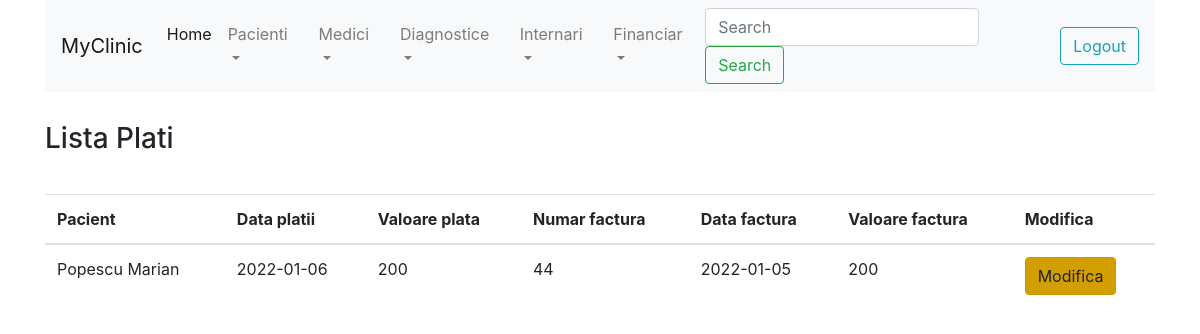
Page /lista_plati.php (signed in) on the committed database.
### tables this page shows
CREATE TABLE `plati` (
  `plata_id` int(11) NOT NULL AUTO_INCREMENT,
  `factura_id` int(11) NOT NULL,
  `Data` date NOT NULL,
  `Valoare` decimal(10,0) NOT NULL,
  PRIMARY KEY (`plata_id`),
  KEY `plati_FK` (`factura_id`),
  CONSTRAINT `plati_FK` FOREIGN KEY (`factura_id`) REFERENCES `facturi` (`factura_id`)
);

CREATE TABLE `pacienti` (
  `pacient_id` smallint(6) NOT NULL AUTO_INCREMENT,
  `Nume` varchar(100) NOT NULL,
  `Prenume` varchar(100) NOT NULL,
  `CNP` varchar(15) NOT NULL,
  `Adresa` varchar(200) DEFAULT NULL,
  PRIMARY KEY (`pacient_id`)
);

CREATE TABLE `facturi` (
  `factura_id` int(11) NOT NULL AUTO_INCREMENT,
  `pacient_id` smallint(6) NOT NULL,
  `Numar` varchar(100) NOT NULL,
  `Data` date NOT NULL,
  `Detalii` varchar(200) NOT NULL,
  `Valoare` decimal(10,0) NOT NULL,
  PRIMARY KEY (`factura_id`),
  KEY `facturi_FK` (`pacient_id`),
  CONSTRAINT `facturi_FK` FOREIGN KEY (`pacient_id`) REFERENCES `pacienti` (`pacient_id`)
);

### include/db_financiar.php (called while the page is built, shortened)
<?php
function list_plati ($conn) {
    $sql = "SELECT p.*, f.Numar as NumarFactura, f.Data as DataFactura, f.Valoare as ValoareFactura,
    c.Nume, c.Prenume
    FROM plati p JOIN facturi f ON p.factura_id = f.factura_id
    join pacienti c on f.pacient_id = c.pacient_id";
    $result = $conn->query($sql);
    return $result;
}
?>

### lista_plati.php (the view, shortened to what this page needs)
<?php
include 'include/db_connect.php';
include 'include/db_financiar.php';
include 'include/header.php';
include 'include/menu.php';
check_session(); ?>
<div class="col-xs-12" style="height:30px;"></div>
<h3>Lista Plati</h3>
<div class="col-xs-12" style="height:30px;"></div>
<table class="table table-hover">
    <thead>
        <tr>
            <th scope="col">Pacient</th>
            <th scope="col">Data platii</th>
            <th scope="col">Valoare plata</th>
            <th scope="col">Numar factura</th>
            <th scope="col">Data factura</th>
            <th scope="col">Valoare factura</th>
            <th scope="col">Modifica</th>
        </tr>
    </thead>
    <tbody>
    <?php
        $ret = list_plati($conn);
        $numar_facturi = $ret->num_rows;
        for ($i = 0; $i < $numar_facturi; $i++) {
            $factura = $ret->fetch_assoc();
        ?>
            <tr>
                <td><?= $factura['Nume']; ?> <?= $factura['Prenume']; ?></td>
                <td><?= $factura['Data']; ?></td>
                <td><?= $factura['Valoare']; ?></td>
                <td><?= $factura['NumarFactura']; ?></td>
                <td><?= $factura['DataFactura']; ?></td>
                <td><?= $factura['ValoareFactura']; ?></td>
                <td><a href="edit_plata.php?id=<?=$factura['plata_id'];?>" class="btn btn-warning active" role="button" aria-pressed="true">Modifica</a></td>
            </tr>
        <?php
        } ?>
    </tbody>
</table>
<?php include 'include/footer.php'; ?>

### rows in the picture
plati: pacienti.Nume "Popescu", pacienti.Prenume "Marian", Data "2022-01-06", Valoare "200", factura.Numar "44", factura.Data "2022-01-05", factura.Valoare "200"
